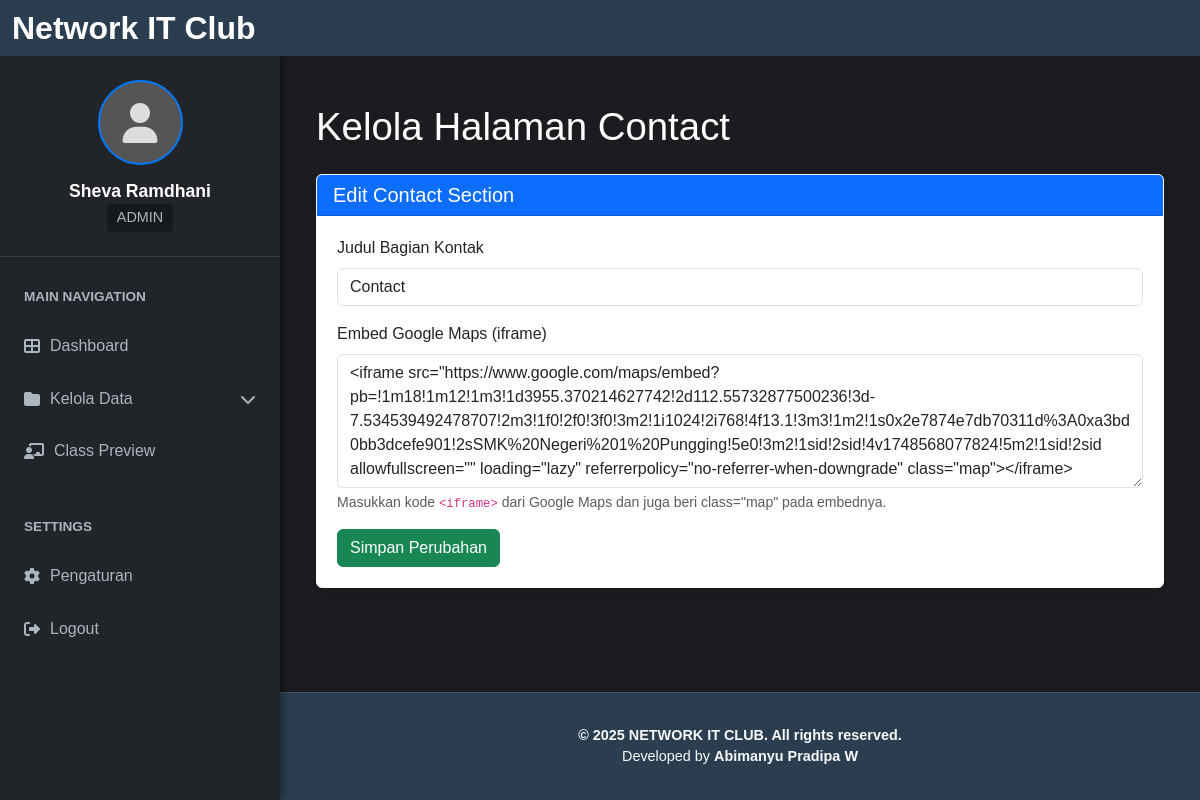
Screenshot of /dashboard/contact/index.php (signed in) with the database file from the repository.
### tables this page shows
CREATE TABLE `contact_content` (
  `id` int(11) NOT NULL,
  `map_embed` text DEFAULT NULL,
  `contact_heading` varchar(255) DEFAULT NULL
);

### dashboard/contact/index.php (the view, shortened to what this page needs)
<?php
require_once '../../includes/inc_koneksi.php';
require_once '../dashboard_header.php';
$page_title = 'Kelola Halaman Contact';
$contact_content = [
    'map_embed' => '',
    'contact_heading' => ''
];
$query = "SELECT map_embed, contact_heading FROM contact_content WHERE id = 1";
$result = mysqli_query($koneksi, $query);
if ($result) {
    $data = mysqli_fetch_assoc($result);
    if ($data) {
        $contact_content['map_embed'] = $data['map_embed'];
        $contact_content['contact_heading'] = $data['contact_heading'];
    }
} else {
    $message = 'Gagal mengambil data: ' . mysqli_error($koneksi);
    $message_type = 'danger';
}
?>
<div class="container py-4">
    <h1 class="mb-4"><?= $page_title ?></h1>
    <div class="card border-light shadow-sm">
        <div class="card-header bg-primary text-white">
            <h5 class="mb-0">Edit Contact Section</h5>
        </div>
        <div class="card-body">
            <form action="index.php" method="POST">
                <div class="mb-3">
                    <label for="contact_heading" class="form-label">Judul Bagian Kontak</label>
                    <input type="text" class="form-control" id="contact_heading" name="contact_heading"
                        value="<?= htmlspecialchars($contact_content['contact_heading']) ?>" required>
                </div>
                <div class="mb-3">
                    <label for="map_embed" class="form-label">Embed Google Maps (iframe)</label>
                    <textarea class="form-control" id="map_embed" name="map_embed" rows="5" required><?= htmlspecialchars($contact_content['map_embed']) ?></textarea>
                    <div class="form-text">Masukkan kode <code>&lt;iframe&gt;</code> dari Google Maps dan juga beri class="map" pada embednya.</div>
                </div>
                <button type="submit" class="btn btn-success">Simpan Perubahan</button>
            </form>
        </div>
    </div>
</div>
<?php require_once '../dashboard_footer.php'; ?>

### css/dashboard.css (style rules this page uses)
:root { --sidebar-width: 280px; --navbar-height: 56px; --footer-height: 60px; --header-bg: #2b3e50; --sidebar-bg: #212529; --main-content-bg: #1a1c20; --text-color: #ffffff; --accent-color: #007bff; --muted-text: #adb5bd; --navbar-brand-desktop-size: 2rem; --navbar-brand-tablet-size: 1.5rem; --navbar-brand-mobile-size: 1.25rem; --profile-name-desktop-size: 1.1rem; --profile-name-tablet-size: 1rem; --profile-name-mobile-size: 0.9rem; --profile-role-desktop-size: 0.9rem; --profile-role-tablet-size: 0.8rem; --profile-role-mobile-size: 0.7rem; --sidebar-heading-desktop-size: 0.85rem; --sidebar-heading-tablet-size: 0.75rem; --sidebar-heading-mobile-size: 0.65rem; --list-item-desktop-size: 1rem; --list-item-tablet-size: 0.9rem; --list-item-mobile-size: 0.8rem; --card-icon-desktop-size: 5rem; --card-icon-mobile-size: 4.5rem; }
body { background-color: var(--main-content-bg); color: var(--text-color); font-family: "Segoe UI", Tahoma, Geneva, Verdana, sans-serif; margin: 0; min-height: 100vh; display: flex; flex-direction: column; }
.card-body { position: relative; padding: 1.25rem; }

### dashboard/css/class.css (style rules this page uses)
:root { --blue: #2a33bf; --white: #ffffff; --black: #000000; --bg: #121212; }
body { background-color: var(--bg); color: var(--white); font-family: Arial, sans-serif; text-decoration: none; }

### dashboard/css/material.css (style rules this page uses)
h1 { font-size: 2.4rem; margin-bottom: 10px; color: #fefefe; }

### rows the page displays
contact_content: contact_heading "Contact", map_embed "<iframe src=\"https://www.google.com/maps/embed?pb=!1m18!1m12!1m3!1d3955.370214627742!2d112.55732877500236!3d-7.534539492478707!2m3!1f0!2f0!3f0!3m2!1i1024!2i768!4f13.1!3m3!1m2!1s0x2e7874e7db70311d%3A0xa3bd0bb3dcefe901!2sSMK%20Negeri%201%20Pungging!5e0!3m2!1sid!2sid!4v1748568077824!5m2!1sid!2sid allowfullscreen=\"\" loading=\"lazy\" referrerpolicy=\"no-referrer-when-downgrade\" class=\"map\"></iframe>"

### other values shown
$logged_in_username "Sheva Ramdhani"
$logged_in_role "ADMIN"
$text "Dashboard"
$text "Kelola Data"
$text "Class Preview"
$page_title "Kelola Halaman Contact"
